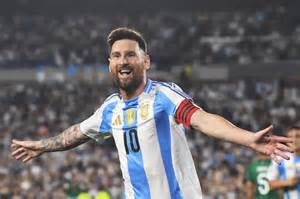
#> input picture nopbailab/messi5.jpg, 300 x 199 px
$ python lab12.py
#> lines starting #> are read from the running program, lines starting #| are printed output that depends on the picture; after the words box and inside, x2 and y2 are one past the last pixel; in counts of white or black regions, pixels touching at a corner belong together; long printed decimals are rounded
# Contour (đường bao) là đường nối các điểm liên tiếp có cùng cường độ sáng,
# Nó được sử dụng để xác định hình dạng, kích thước và vị trí của vật thể.

# Mục đích:
# Tách vật thể khỏi nền.
# Đo kích thước.
# Nhận dạng hình dạng.

# Contours được dùng trong:
# Nhận dạng vật thể
# Đếm xe
# Đếm sản phẩm
# Nhận dạng biển số
# Nhận dạng chữ viết
# Theo dõi chuyển động
#
# Contour là kỹ thuật tìm đường biên của đối tượng trong ảnh.
# Trong OpenCV, contour được tìm bằng hàm cv.findContours(), sau đó có thể tính diện tích,
# chu vi, hình chữ nhật bao, convex hull và các đặc trưng khác để phục vụ nhận dạng và xử lý ảnh.
#
# Lap 12 thực hiện nhị phân hóa ảnh, tìm contour bằng cv.findContours(), vẽ contour bằng cv.drawContours()
# và tính các đặc trưng như diện tích, chu vi và hình chữ nhật bao quanh đối tượng.

import cv2 as cv
import numpy as np

# Đọc ảnh
img = cv.imread("messi5.jpg")
#> img is the input picture: shape (199, 300, 3); mean B, G, R 106.6, 103.8, 106.5

# Kiểm tra ảnh
if img is None:
    print("Khong doc duoc anh!")
    exit()

# Chuyển sang ảnh xám
gray = cv.cvtColor(img, cv.COLOR_BGR2GRAY)
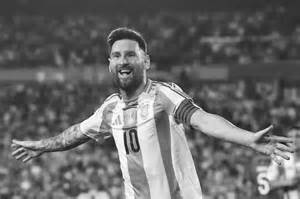
#> gray: shape (199, 300); min 14, max 255, mean 104.9

# Tách ngưỡng (Threshold)
ret, thresh = cv.threshold(
    gray,
    127,
    255,
    cv.THRESH_BINARY
)
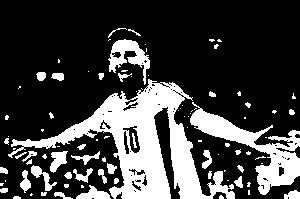
#> thresh: shape (199, 300); 25.1% white; 93 white regions (53 under 20 px), largest, box (x1, y1, x2, y2) and area: (8, 79, 235, 199) 8503, (190, 102, 300, 195) 2921, (108, 39, 150, 85) 775

# Loại bỏ bớt nhiễu
kernel = np.ones((3, 3), np.uint8)

thresh = cv.morphologyEx(
    thresh,
    cv.MORPH_OPEN,
    kernel
)
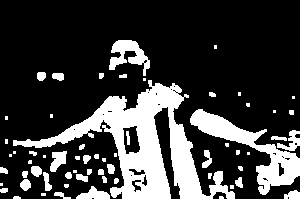
#> thresh: shape (199, 300); 23.3% white; 63 white regions (25 under 20 px)

# Tìm contour
contours, hierarchy = cv.findContours(
    thresh,
    cv.RETR_TREE,
    cv.CHAIN_APPROX_SIMPLE
)
#> contours = 88 contours, 58 with area under 20; largest, box (x1, y1, x2, y2) and area: (13, 80, 235, 199) 8046, (190, 109, 300, 195) 2446, (109, 40, 150, 76) 610, (122, 125, 141, 155) 390, (76, 186, 110, 199) 210

print("So contour tim duoc:", len(contours))
#| So contour tim duoc: 88

# Lấy contour có diện tích lớn nhất
cnt = max(contours, key=cv.contourArea)
#> cnt = contour of 484 points, box (x1, y1, x2, y2) (13, 80, 235, 199), area 8046

# Tính diện tích
area = cv.contourArea(cnt)
#> area = 8045.5
print("Dien tich =", area)
#| Dien tich = 8045.5

# Tính chu vi
perimeter = cv.arcLength(cnt, True)
#> perimeter = 1135.4
print("Chu vi =", perimeter)
#| Chu vi = 1135.394

# Tạo ảnh để vẽ contour
draw = img.copy()

# Vẽ contour lớn nhất màu xanh lá
cv.drawContours(
    draw,
    [cnt],
    -1,
    (0, 255, 0),
    2
)

# Hình chữ nhật bao quanh contour
x, y, w, h = cv.boundingRect(cnt)
#> x = 13; y = 80; w = 222; h = 119

cv.rectangle(
    draw,
    (x, y),
    (x + w, y + h),
    (0, 0, 255),
    2
)
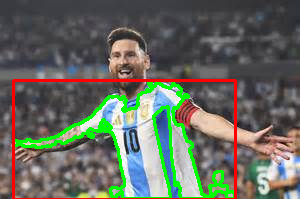
#> draw: shape (199, 300, 3); mean B, G, R 94.8, 106.4, 102.3

# Hiển thị ảnh
cv.imshow("Original", img)
cv.imshow("Threshold", thresh)
cv.imshow("Largest Contour", draw)

cv.waitKey(0)
cv.destroyAllWindows()
